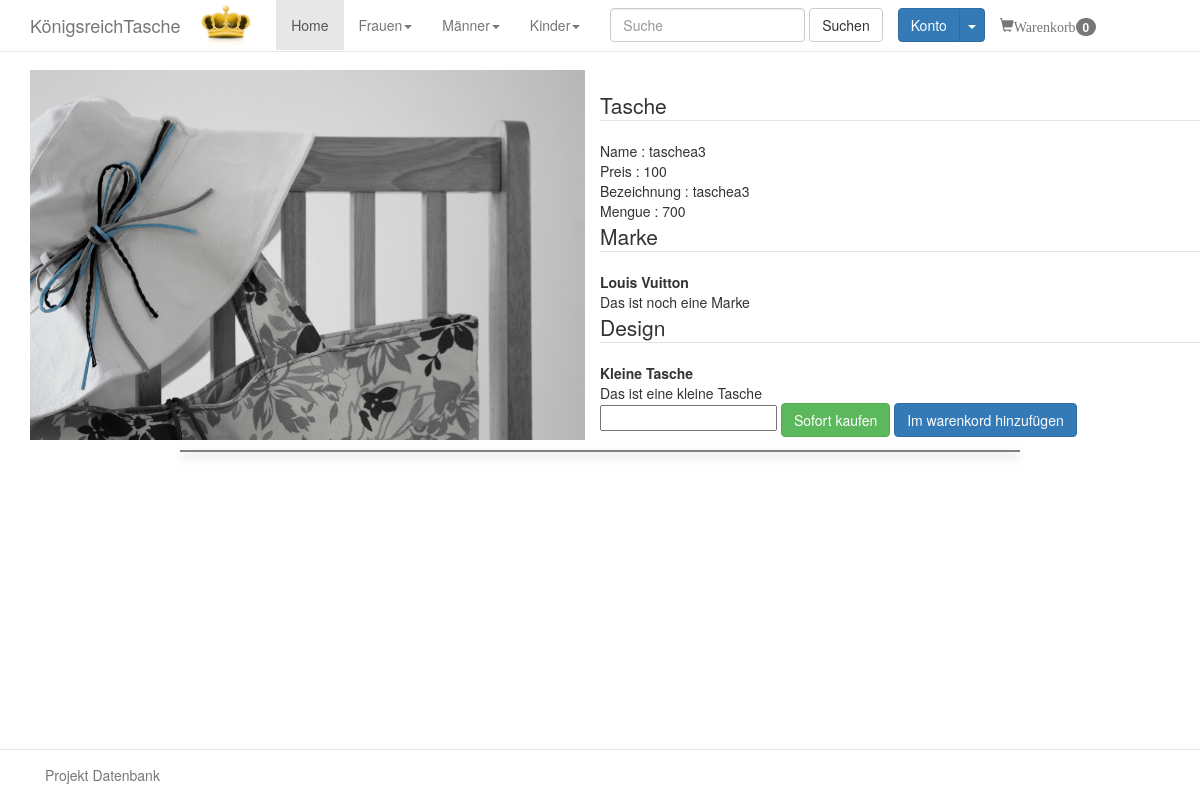
/view/katalog.php?id=7, run on the app's committed database.
### tables this page shows
CREATE TABLE `kategorie` (
  `IDKategorie` int(11) NOT NULL,
  `NameKategorie` varchar(50) DEFAULT NULL,
  `BezeichnungKategorie` varchar(50) DEFAULT NULL
);

CREATE TABLE `tasche` (
  `IDTasche` int(11) NOT NULL,
  `NameTasche` varchar(100) DEFAULT NULL,
  `Menge` int(11) DEFAULT NULL,
  `Preis` int(11) DEFAULT NULL,
  `PATH` varchar(255) DEFAULT NULL,
  `IDDesign` int(11) DEFAULT NULL,
  `IDMarke` int(11) DEFAULT NULL
);

CREATE TABLE `marke` (
  `IDMarke` int(11) NOT NULL,
  `NameMarke` varchar(50) DEFAULT NULL,
  `BezeichnungMarke` varchar(50) DEFAULT NULL
);

CREATE TABLE `design` (
  `IDDesign` int(11) NOT NULL,
  `NameDesign` varchar(50) DEFAULT NULL,
  `BezeichnungDesign` varchar(50) DEFAULT NULL
);

### view/katalog.php (the view, shortened to what this page needs)
<!DOCTYPE html>
<html lang="en">
  <?php
	include 'head.php'
  ?>
  <body>
  <?php
	include 'head.php';
	include 'nav_bar.php';
	try{
	$query = $bdd->query('SELECT * FROM tasche WHERE IDTasche = \''.$_GET['id'].'\'');
	$querymarke = $bdd->query('SELECT * FROM marke m, tasche t WHERE m.IDMarke = t.IDMarke AND t.IDTasche = '.$_GET['id']);
	$querydesign = $bdd->query('SELECT * FROM design d, tasche t WHERE d.IDDesign = t.IDDesign AND t.IDTasche = '.$_GET['id']);
	$tasche = $query->fetch();
	$marke = $querymarke->fetch();
	$design = $querydesign->fetch();
?>
 <div class="container" style="margin-top:70px;" >
 <div class="row">
		<img src="<?php echo $tasche['PATH'] ?>" class="col-lg-6" id="product"/>
			<p class="col-lg-6" id="kurzbeschreibung">
			<div class="row"><br>
				<fieldset><legend>Tasche</legend>
						Name : <span ><?php echo $tasche['NameTasche']; ?></span><br>
						Preis : <span ><?php echo $tasche['Preis']; ?></span><br>
						Bezeichnung : <span><?php echo $tasche['NameTasche']; ?></span><br>
						Mengue : <span ><?php echo $tasche['Menge']; ?></span><br>
					</fieldset>
					<fieldset><legend>Marke</legend>
					<b><?php echo $marke['NameMarke']; ?></b><br>
						<?php echo $marke['BezeichnungMarke']; ?><br>
					</fieldset>
						<fieldset><legend>Design</legend>
					<b><?php echo $design['NameDesign']; ?></b><br>
						<?php echo $design['BezeichnungDesign']; ?><br>
					</fieldset>
					<form id="formKatalog" method="POST">
						<input type="number" name="menget"/>
						<input type="submit" id="kaufen" class="btn btn-success" value="Sofort kaufen">
						<input type="submit" id="korb" class="btn btn-primary" value="Im warenkord hinzufügen">
					</form>
				</div>
			</p>
	</div>
</div>
<?php
}catch(Exception $e){
	die('Fehler:' .$e->getMessage());
}
?>
    <div class="container" id="body">
      <div>
        <footer class="navbar navbar-default navbar-fixed-bottom">
          <div class="container">
            <ul class="nav navbar-nav">
              <li><a href="#">Projekt Datenbank</a></li>
            </ul>
          </div>
        </footer>
      </div>
    </div>
  </body>
</html>

### view/nav_bar.php (shortened to what this page needs)
<div class="navbar navbar-default navbar-fixed-top" id="navbar">
          <div class="container">
            <div class="navbar-header">
              <a class="navbar-brand" href="#">K&oumlnigsreichTasche</a>
              <span><img id="logo" src="../media/500_F_43284985_CDLQaeuPVUe2j10Zlw8gMfoDH64dpEis.jpg"/></span>
            </div>
            <ul class="nav navbar-nav">
              <li class="active"><a href="/tasche/view/">Home</a></li>
			  <?php
			  	try{
					$bdd = new PDO('mysql:host=localhost;dbname=taschen', 'root', '');
							$query = $bdd->query('SELECT * FROM kategorie');
			while($donnees = $query->fetch()){
			?>
			<li class="dropdown"><a class="dropdown-toggle" data-toggle="dropdown" href="#"><?php echo $donnees['NameKategorie'] ?><span class="caret"></span></a>
              </li>
              <?php
			}
			}catch(Exception $e){
				die('Fehler:' .$e->getMessage());
			}
			?>
              <li>
                <form class="navbar-form">
                  <div class="form-group">
                    <input type="text" class="form-control" placeholder="Suche">
                  </div>
                  <button type="submit" class="btn btn-default">Suchen</button>
                </form>
              </li>
              <li>
				<?php
					if(!isset($_SESSION['id'])){
				?>
					<div class="btn-group" style="margin-top:8px;">
                  <button type="button" class="btn btn-primary">Konto</button>
                  <button type="button" class="btn btn-primary dropdown-toggle" data-toggle="dropdown">
                    <span class="caret"></span>
                  </button>
                </div>
						<?php
					}
				?>
              </li>
			  <li><a href="warenkorb.php"><span class="glyphicon glyphicon-shopping-cart">Warenkorb</span><span class="badge"><?php if(isset($_SESSION['waren'])) echo sizeof($_SESSION['waren']); else echo 0;?></span></a></li>
            </ul>
          </div>
        </div>

### view/style/style.css (style rules this page uses)
body { background-image: url('Free-HD-Light-Blue-Wallpaper-Images.jpg'); background-attachment:fixed; }
#body { background-color: white; height: 100%; width: 70%; border:1px solid grey; box-shadow: 0 4px 8px 0 rgba(0, 0, 0, 0.2), 0 6px 20px 0 rgba(0, 0, 0, 0.19); }
#logo { display:inline; height:50px; margin-right:20px; }
#navbar { width:102.5%; margin-left:-1.25%; }
#product { width:80; height:80; }
#kurzbeschreibung { word-wrap: break-word; }
.navbar { background-color:white; }

### data on the page
kategorie: NameKategorie "Frauen"
kategorie: NameKategorie "Männer"
kategorie: NameKategorie "Kinder"
tasche: PATH (picture), NameTasche "taschea3", Preis "100", Menge "700", IDMarke.NameMarke "Louis Vuitton", IDMarke.BezeichnungMarke "Das ist noch eine Marke", IDDesign.NameDesign "Kleine Tasche", IDDesign.BezeichnungDesign "Das ist eine kleine Tasche"
